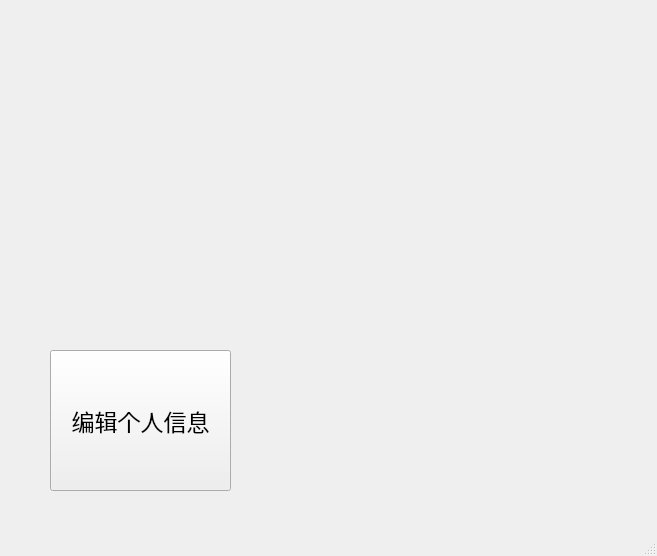
<?xml version="1.0" encoding="UTF-8"?>
<ui version="4.0">
 <class>MainWindow</class>
 <widget class="QMainWindow" name="MainWindow">
  <property name="geometry">
   <rect>
    <x>0</x>
    <y>0</y>
    <width>657</width>
    <height>556</height>
   </rect>
  </property>
  <property name="windowTitle">
   <string>MainWindow</string>
  </property>
  <widget class="QWidget" name="centralWidget">
   <widget class="QPushButton" name="info_button">
    <property name="geometry">
     <rect>
      <x>50</x>
      <y>350</y>
      <width>181</width>
      <height>141</height>
     </rect>
    </property>
    <property name="font">
     <font>
      <family>黑体</family>
      <pointsize>17</pointsize>
     </font>
    </property>
    <property name="text">
     <string>编辑个人信息</string>
    </property>
   </widget>
  </widget>
  <widget class="QStatusBar" name="statusBar"/>
 </widget>
 <layoutdefault spacing="6" margin="11"/>
 <resources/>
 <connections/>
</ui>
